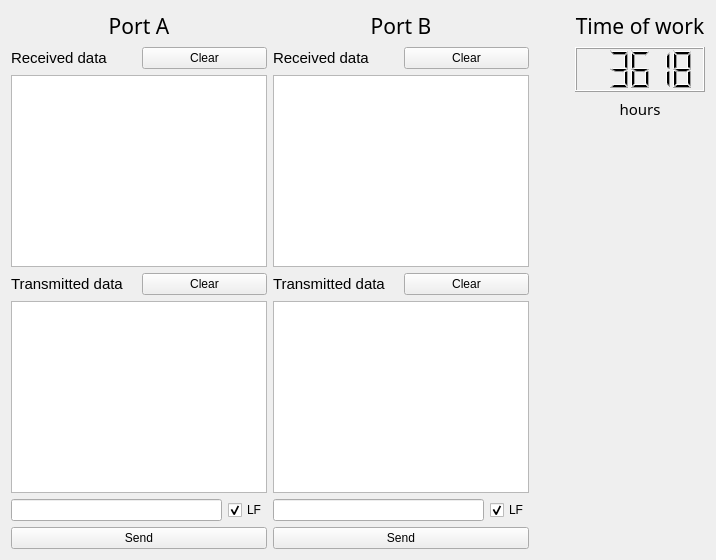
      <widget class="QWidget" name="tab">
       <attribute name="title">
        <string>Testing</string>
       </attribute>
       <layout class="QGridLayout" name="gridLayout">
        <item row="0" column="3">
         <layout class="QVBoxLayout" name="verticalLayout_4">
          <item>
           <widget class="QLabel" name="label_11">
            <property name="font">
             <font>
              <family>Imprint MT Shadow</family>
              <pointsize>16</pointsize>
              <weight>50</weight>
              <italic>false</italic>
              <bold>false</bold>
             </font>
            </property>
            <property name="text">
             <string>Time of work</string>
            </property>
            <property name="alignment">
             <set>Qt::AlignCenter</set>
            </property>
           </widget>
          </item>
          <item>
           <widget class="QLCDNumber" name="lcdNumberTimeTests">
            <property name="minimumSize">
             <size>
              <width>0</width>
              <height>45</height>
             </size>
            </property>
            <property name="smallDecimalPoint">
             <bool>false</bool>
            </property>
            <property name="intValue" stdset="0">
             <number>3618</number>
            </property>
           </widget>
          </item>
          <item>
           <widget class="QLabel" name="label_29">
            <property name="font">
             <font>
              <family>Imprint MT Shadow</family>
              <pointsize>11</pointsize>
              <italic>false</italic>
             </font>
            </property>
            <property name="text">
             <string>hours</string>
            </property>
            <property name="alignment">
             <set>Qt::AlignHCenter|Qt::AlignTop</set>
            </property>
           </widget>
          </item>
          <item>
           <spacer name="verticalSpacer_2">
            <property name="orientation">
             <enum>Qt::Vertical</enum>
            </property>
            <property name="sizeHint" stdset="0">
             <size>
              <width>20</width>
              <height>40</height>
             </size>
            </property>
           </spacer>
          </item>
         </layout>
        </item>
        <item row="0" column="1">
         <layout class="QVBoxLayout" name="verticalLayout_3">
          <item>
           <widget class="QLabel" name="label_9">
            <property name="font">
             <font>
              <family>Imprint MT Shadow</family>
              <pointsize>16</pointsize>
              <weight>50</weight>
              <italic>false</italic>
              <bold>false</bold>
             </font>
            </property>
            <property name="text">
             <string>Port B</string>
            </property>
            <property name="alignment">
             <set>Qt::AlignCenter</set>
            </property>
           </widget>
          </item>
          <item>
           <layout class="QHBoxLayout" name="horizontalLayout_5">
            <item>
             <widget class="QLabel" name="label_5">
              <property name="font">
               <font>
                <pointsize>11</pointsize>
                <weight>50</weight>
                <bold>false</bold>
                <underline>false</underline>
               </font>
              </property>
              <property name="text">
               <string>Received data</string>
              </property>
             </widget>
            </item>
            <item>
             <widget class="QPushButton" name="pushButton_received_clear_2">
              <property name="text">
               <string>Clear</string>
              </property>
             </widget>
            </item>
           </layout>
          </item>
          <item>
           <widget class="QTextEdit" name="textEdit_received_2"/>
          </item>
          <item>
           <layout class="QHBoxLayout" name="horizontalLayout_6">
            <item>
             <widget class="QLabel" name="label_6">
              <property name="font">
               <font>
                <pointsize>11</pointsize>
                <weight>50</weight>
                <bold>false</bold>
                <underline>false</underline>
               </font>
              </property>
              <property name="text">
               <string>Transmitted data</string>
              </property>
             </widget>
            </item>
            <item>
             <widget class="QPushButton" name="pushButton__transmitted_clear_2">
              <property name="text">
               <string>Clear</string>
              </property>
             </widget>
            </item>
           </layout>
          </item>
          <item>
           <widget class="QTextEdit" name="textEdit_transmitted_2"/>
          </item>
          <item>
           <layout class="QHBoxLayout" name="horizontalLayout_7">
            <item>
             <widget class="QLineEdit" name="lineEdit_write_to_serial_2"/>
            </item>
            <item>
             <widget class="QCheckBox" name="checkBox_LF_2">
              <property name="text">
               <string>LF</string>
              </property>
              <property name="checked">
               <bool>true</bool>
              </property>
             </widget>
            </item>
           </layout>
          </item>
          <item>
           <widget class="QPushButton" name="pushButton_SendSerialB">
            <property name="text">
             <string>Send</string>
            </property>
           </widget>
          </item>
         </layout>
        </item>
        <item row="0" column="0">
         <layout class="QVBoxLayout" name="verticalLayout_2">
          <item>
           <widget class="QLabel" name="label_8">
            <property name="font">
             <font>
              <family>Imprint MT Shadow</family>
              <pointsize>16</pointsize>
              <weight>50</weight>
              <italic>false</italic>
              <bold>false</bold>
             </font>
            </property>
            <property name="text">
             <string>Port A</string>
            </property>
            <property name="alignment">
             <set>Qt::AlignCenter</set>
            </property>
           </widget>
          </item>
          <item>
           <layout class="QHBoxLayout" name="horizontalLayout_3">
            <item>
             <widget class="QLabel" name="label_3">
              <property name="font">
               <font>
                <pointsize>11</pointsize>
                <weight>50</weight>
                <bold>false</bold>
                <underline>false</underline>
               </font>
              </property>
              <property name="text">
               <string>Received data</string>
              </property>
             </widget>
            </item>
            <item>
             <widget class="QPushButton" name="pushButton_received_clear">
              <property name="text">
               <string>Clear</string>
              </property>
             </widget>
            </item>
           </layout>
          </item>
          <item>
           <widget class="QTextEdit" name="textEdit_received"/>
          </item>
          <item>
           <layout class="QHBoxLayout" name="horizontalLayout_2">
            <item>
             <widget class="QLabel" name="label_4">
              <property name="font">
               <font>
                <pointsize>11</pointsize>
                <weight>50</weight>
                <bold>false</bold>
                <underline>false</underline>
               </font>
              </property>
              <property name="text">
               <string>Transmitted data</string>
              </property>
             </widget>
            </item>
            <item>
             <widget class="QPushButton" name="pushButton__transmitted_clear">
              <property name="text">
               <string>Clear</string>
              </property>
             </widget>
            </item>
           </layout>
          </item>
          <item>
           <widget class="QTextEdit" name="textEdit_transmitted"/>
          </item>
          <item>
           <layout class="QHBoxLayout" name="horizontalLayout">
            <item>
             <widget class="QLineEdit" name="lineEdit_write_to_serial"/>
            </item>
            <item>
             <widget class="QCheckBox" name="checkBox_LF">
              <property name="text">
               <string>LF</string>
              </property>
              <property name="checked">
               <bool>true</bool>
              </property>
             </widget>
            </item>
           </layout>
          </item>
          <item>
           <widget class="QPushButton" name="pushButton_SendSerialA">
            <property name="text">
             <string>Send</string>
            </property>
           </widget>
          </item>
         </layout>
        </item>
        <item row="0" column="2">
         <spacer name="horizontalSpacer">
          <property name="orientation">
           <enum>Qt::Horizontal</enum>
          </property>
          <property name="sizeHint" stdset="0">
           <size>
            <width>40</width>
            <height>20</height>
           </size>
          </property>
         </spacer>
        </item>
       </layout>
      </widget>
